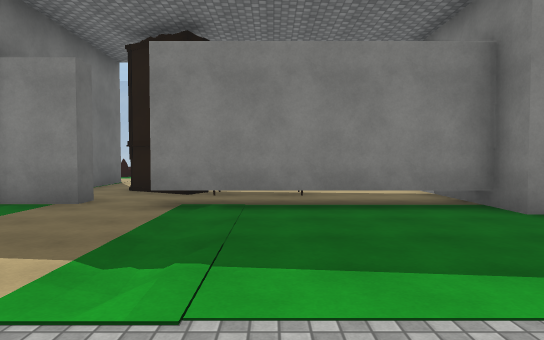
[1] (above)

24 first-person views from a walk through a scene from a Unity 3-D project. The camera is 1.5 m above the floor, tilts 2° down and sees 75° across. The floor is counted in squares, 2 m on a side. Each view is taken from the middle of a square. On the plan, view 1 faces up. The plan holds only what a view shows up to about 11 squares ahead; the rest is blank. The place goes on beyond the plan. Some surface patterns are stand-ins.

[2]
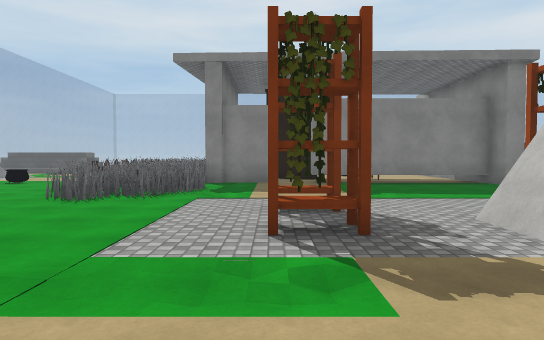

[3]
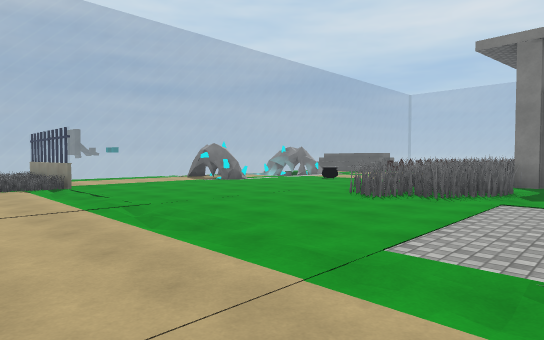

[4]
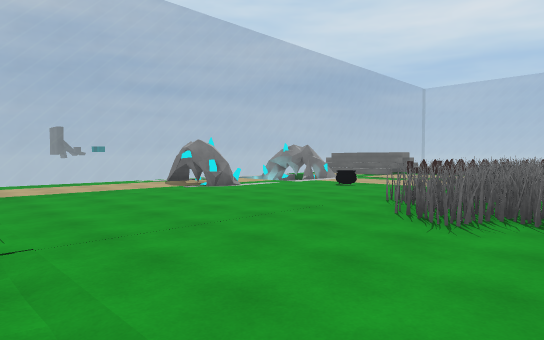

[5]
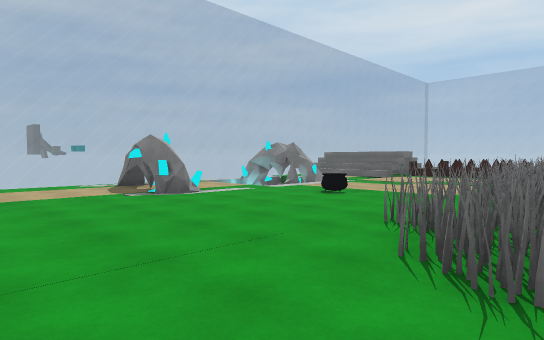

[6]
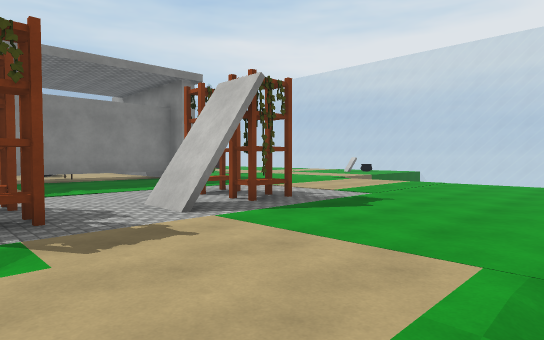

[7]
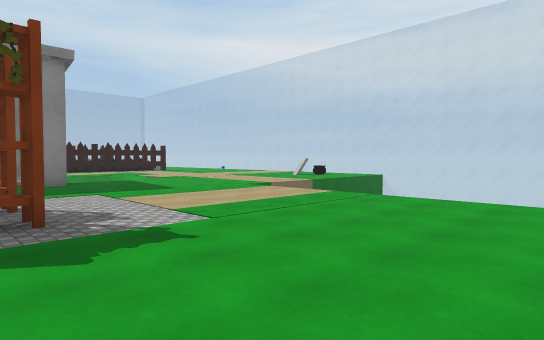

[8]
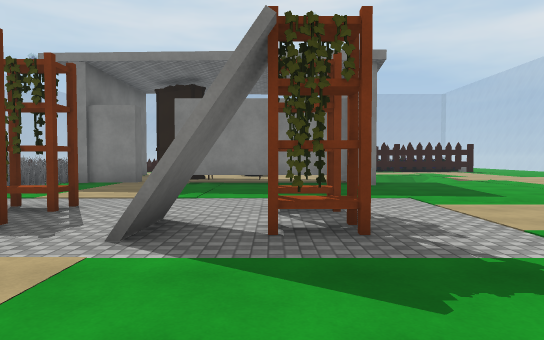

[9]
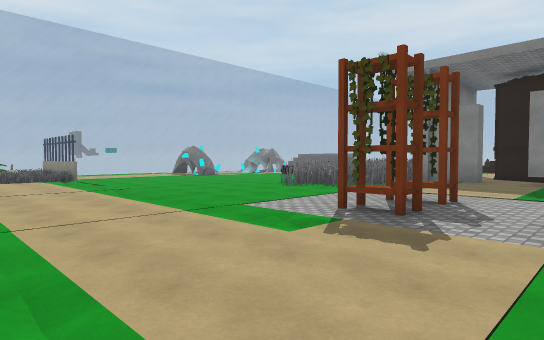

[10]
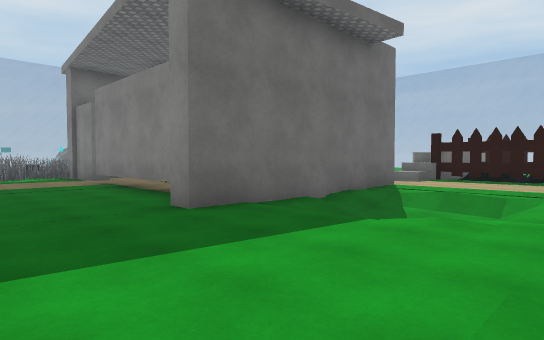

[11]
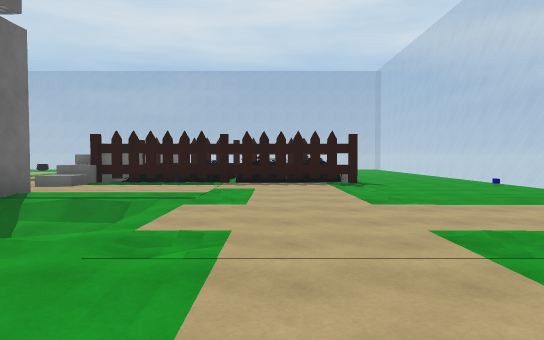

[12]
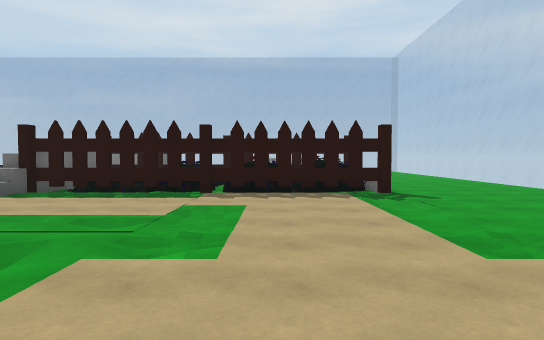

[13]
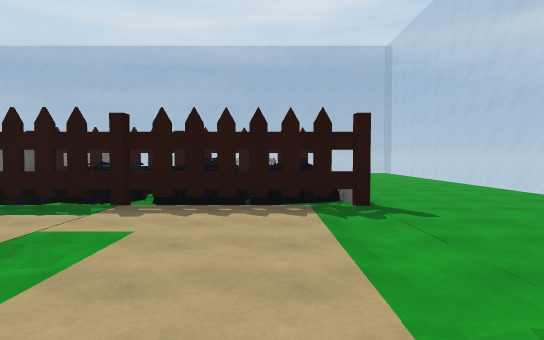

[14]
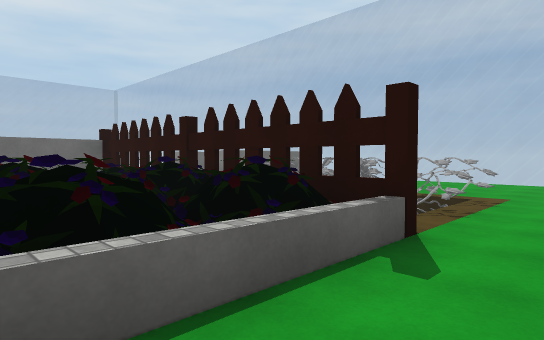

[15]
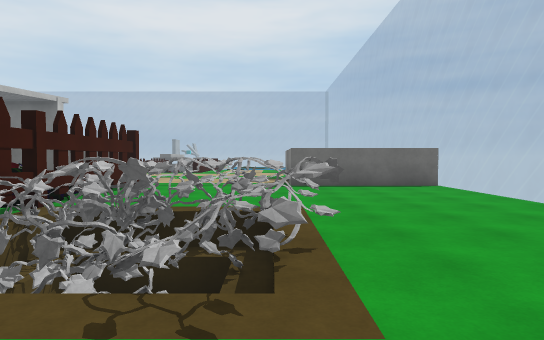

[16]
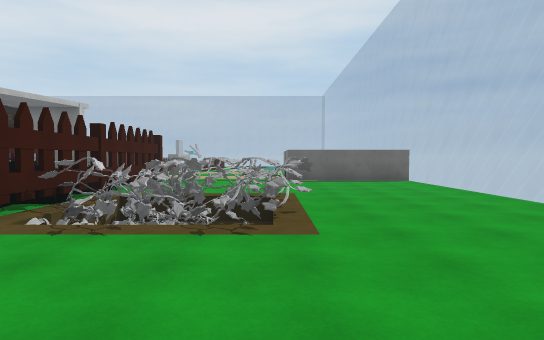

[17]
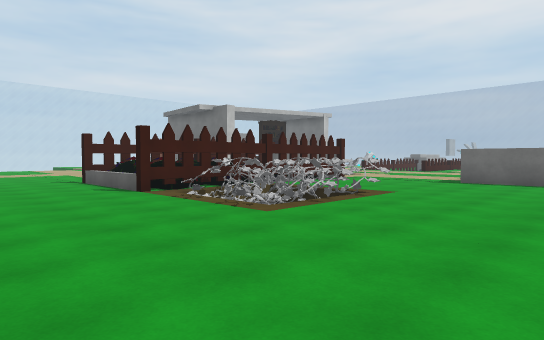

[18]
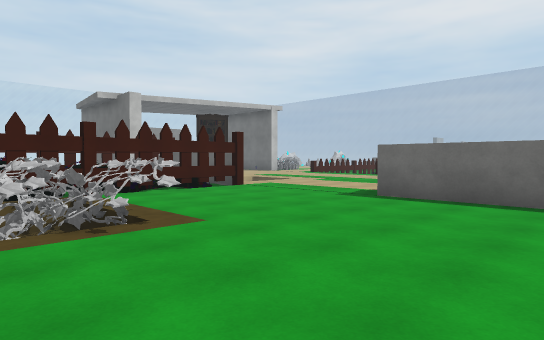

[19]
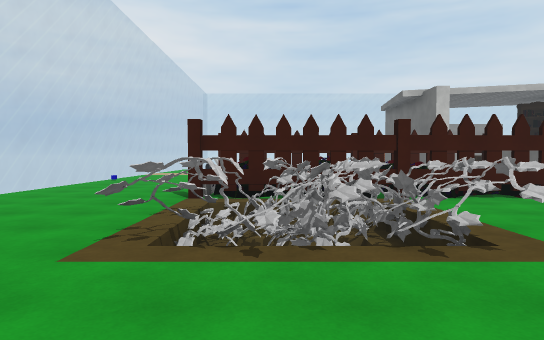

[20]
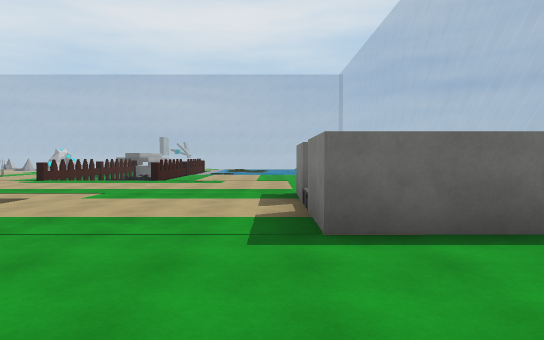

[21]
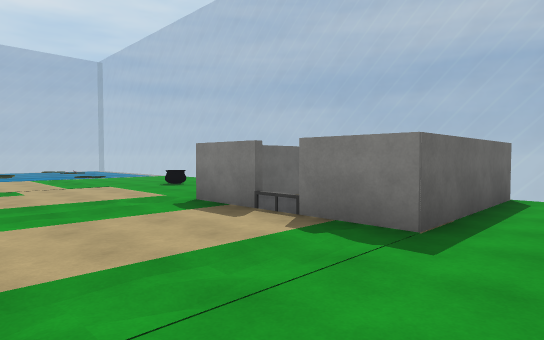

[22]
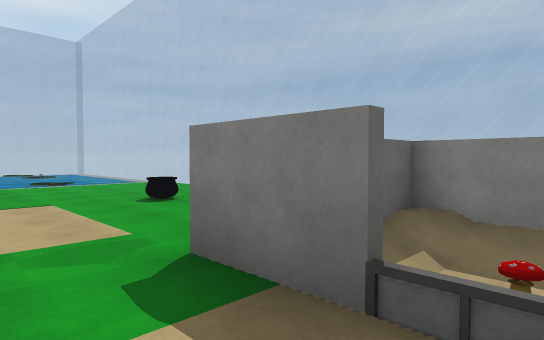

[23]
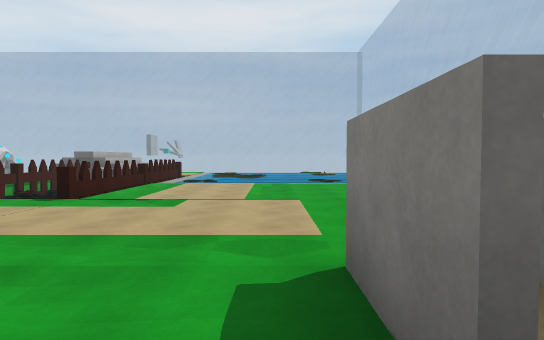

[24]
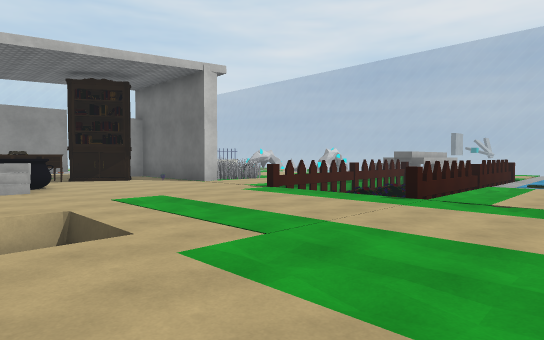

### Floor plan
Key: @ floor where view 1 was taken; # wall or solid block; x gap in a wall; . main floor; - floor 1 m lower than the main floor; / step, stairs or slope; = window, fence, low wall or low ledge; ~ water the walk can cross; ≈ water the walk keeps out of; v drop or lower ground; T thing the floor can be seen under or through; O other object.
Columns run from 17 left of view 1 to 16 right of it. Each row starts with its distance up from view 1.
 26                     ====== ==
 25          ...     ####.......... .
 24         ~.....   #- #...........
 23        OO....O.. #O #............
 22       ≈O~........#xx#............
 21          //...../........OOOO....
 20          ......./........OOOO...
 19         O................OOOO....
 18       ~~~//....../../.....OO=....=
 17       OvOOOvv........#####O#O....=
 16           O  .....v  #OOOOOOO....=
 15          OO  .....v O#OOOOOOO....=
 14         OOO  /../.. O########....=
 13             /......  /../........=
 12             .......  /...........
 11              . ...O  ..../.......
 10           ###....O   #..//.......
  9       .//## #....    #////......
  8      ....## #.OO.....#///......
  7     #....####..OOO...#/ /.....
  6      .O//#####.......#//./....
  5    .......###...TTTTT#.......
  4    ......####...............
  3 ==###....####..............
  2 =/../.....###/../......../
  1 =.........##.........//..
  0 =.............OO.@OO.....
 -1 =.............OO.#OO.....
 -2  /../................//..
 -3  ===O//..//../...........
 -4     =....................
 -5        ..................
 -6              ...... ...

Positions as (right, up) in squares from view 1, and headings:
1: (0, 0), facing up
2: (-3, -5), facing up
3: (-3, -5), facing up-left
4: (-5, -3), facing up-left
5: (-6, -1), facing up-left
6: (-3, -6), facing up-right
7: (1, -6), facing up-right
8: (1, -5), facing up
9: (0, -6), facing up-left
10: (8, 2), facing up-left
11: (9, 3), facing up
12: (9, 6), facing up
13: (10, 8), facing up
14: (13, 14), facing up-left
15: (13, 21), facing left
16: (15, 21), facing left
17: (15, 25), facing down-left
18: (10, 25), facing down-left
19: (10, 24), facing down
20: (7, 21), facing left
21: (5, 18), facing up-left
22: (2, 20), facing up-left
23: (2, 21), facing left
24: (2, 20), facing down-left
